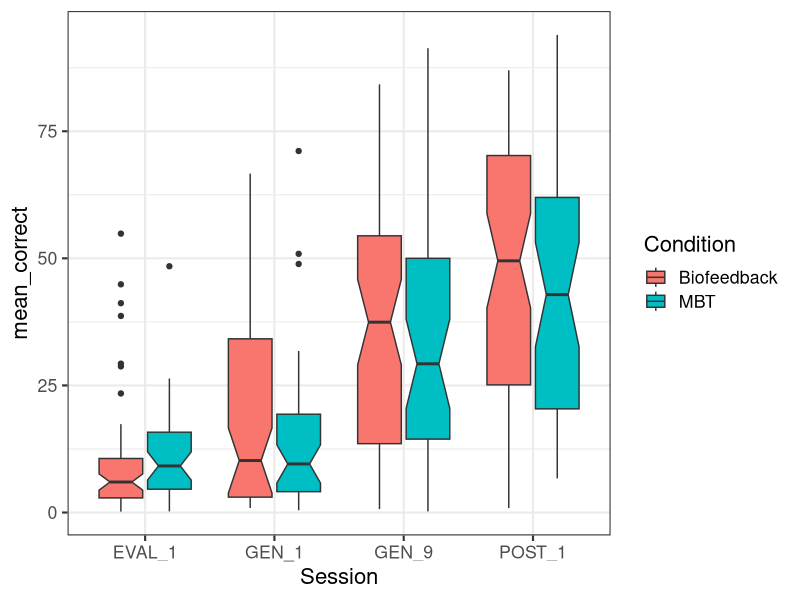
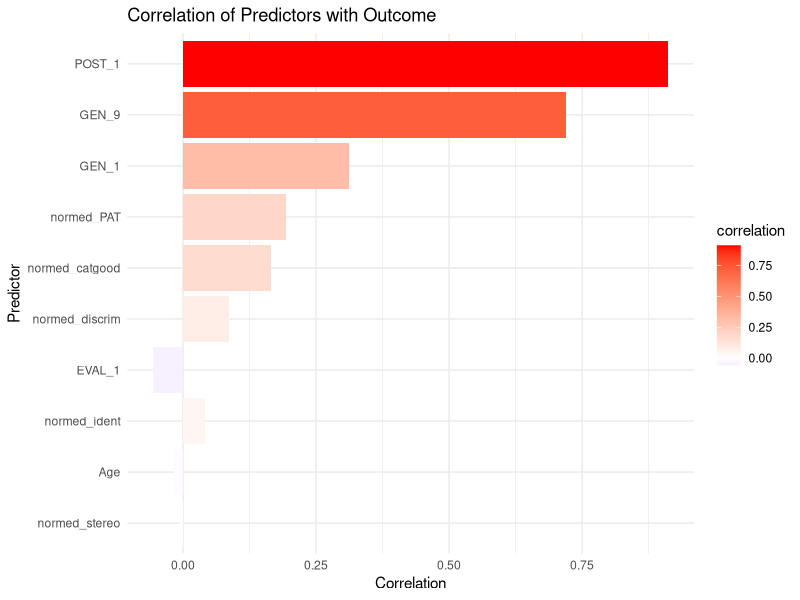
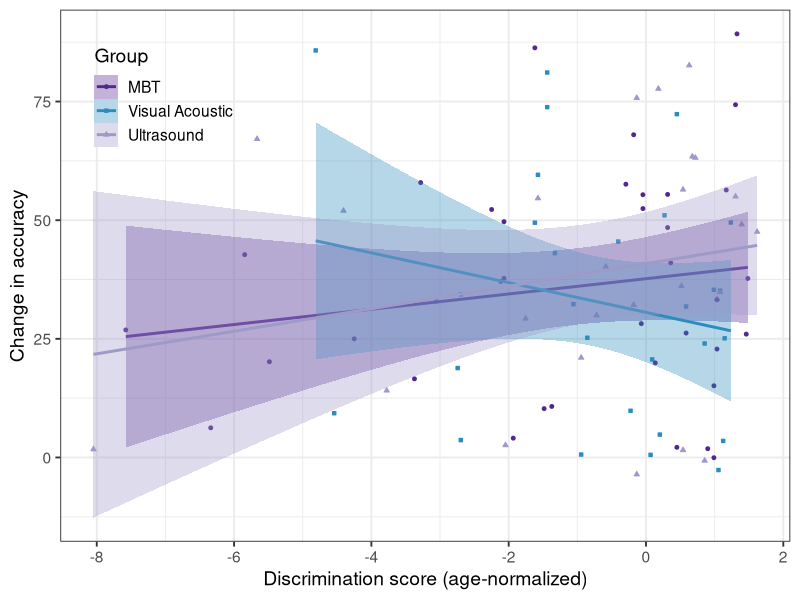
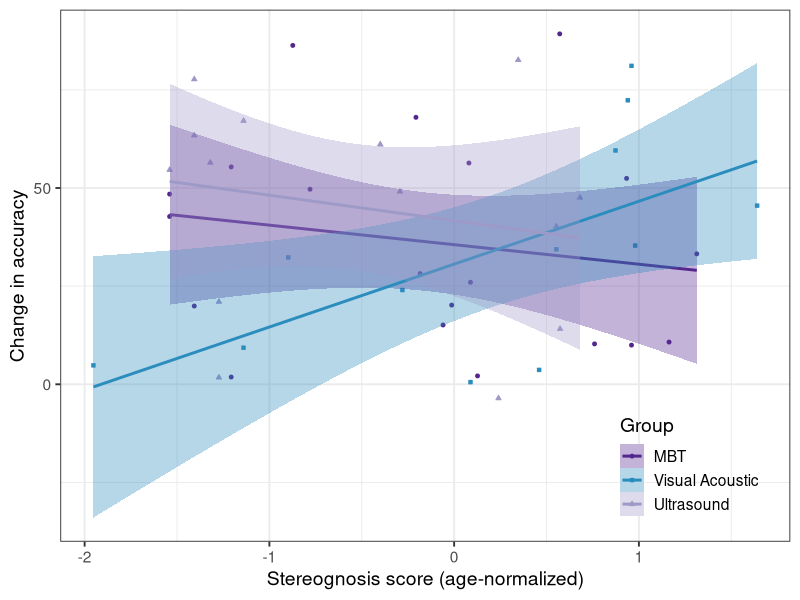

Source code (R) for these figures, in order:
## ---- chunk 1
knitr::opts_chunk$set(include=TRUE, cache=TRUE, echo=FALSE, message=FALSE, warning=FALSE)
options(scipen = 999)
options(digits = 3)
## ---- chunk 2
########################################
#RUN THIS WITH CAUTION
########################################
rm(list=ls())
## ---- chunk 3
########################################
#LOAD PACKAGES
########################################
library("tidyverse")
library("ggpubr")
library("broom")
library("GGally")
library("flextable")

theme_set(theme_bw(base_size = 16))

#Create snapshot of package environment
# renv::init()
# renv::activate()
# renv::snapshot()
## ---- chunk 4
#Formats a model coefficient as "beta = X.XX, SE = X.XX, p = X.XXX" for inline
#reporting in the text below. beta/SE are rounded to 2 digits and p to 3
#digits, matching the precision used throughout the manuscript.
coef_str <- function(mod, term, digits = 2) {
  x <- broom::tidy(mod)
  r <- x[x$term == term, ]
  if (nrow(r) != 1) {
    stop("coef_str: term '", term, "' matched ", nrow(r), " rows (expected 1). Check spelling/factor levels.")
  }
  p_txt <- ifelse(r$p.value < .001, "< .001",
                  paste0("= ", format(round(r$p.value, 3), nsmall = 2)))
  paste0(
    "β = ", round(r$estimate, digits),
    ", SE = ", round(r$std.error, digits),
    ", *p* ", p_txt
  )
}
## ---- chunk 5
#Read in sensory data, cleaned for outliers
#Generated in CRESULTS_MOSAIC_sensory_wrangling.Rmd
#Variables starting with "new" have been standardized relative to the reference sample of typically developing children (age-binned z-scores)
#However, still need to reverse-code scores where a larger value represents worse performance, which is done here
sensorydata <- read.csv("RSSD_normed_sensory.csv") %>%
  dplyr::select(Subject = Study_ID, Age, Sex, normed_ident = newident,
                normed_discrim = newdiscrim,
                normed_catgood = newcatgood, normed_stereo = newstereo,
                normed_PAT = newPAT)

#Identification, discrimination, and stereognosis are reverse-coded here so
#that higher values uniformly reflect better performance across all five
#measures (category goodness and articulatory awareness already run in that
#direction and are left as-is)
sensorydata$normed_ident <- -1*sensorydata$normed_ident
sensorydata$normed_discrim <- -1*sensorydata$normed_discrim
sensorydata$normed_stereo <- -1*sensorydata$normed_stereo

#Read in summary outcome data (word probes)
#Generated in RCT_secondary_outcome_dosage.Rmd
outcomesdata <- read.csv("RCT_subjlevel_data.csv")

#Look at change over time
wide_data <- pivot_wider(outcomesdata,
                         id_cols = c(Subject, Condition,
                                     Randomization_Group,
                                     Baseline_Accuracy_Group),
                         names_from = Session,
                         values_from = mean_correct) %>%
  dplyr::arrange(Condition)
wide_data$change <- wide_data$POST_1 - wide_data$EVAL_1

#The sensory dataframe includes participants who did not complete the study;
#they are dropped in this merge
mydata <- left_join(wide_data, sensorydata, by = "Subject")

#Sanity check: accuracy by session and treatment condition
p1 <- ggplot(outcomesdata, aes(x = Session, y = mean_correct, fill = Condition))+
  geom_boxplot(notch=TRUE)
p1

#Age, gender breakdown
#na.rm=TRUE guards against a silent NA result if a future data update
#introduces missing Age values (none are present in the current dataset)
mean(mydata$Age, na.rm = TRUE)
sd(mydata$Age, na.rm = TRUE)
table(mydata$Sex)
table(mydata$Randomization_Group)

#Option to subset to biofeedback condition only
#mydata <- mydata[mydata$Randomization_Group!="Traditional",] %>% droplevels()

#Fix data types
mydata <- mydata %>%
  dplyr::mutate(across(where(is.character), as.factor))
## ---- chunk 6
#Select only numeric columns, excluding the Subject ID itself so it doesn't
#show up as a spurious "predictor" in the correlation output below
df_numeric <- mydata %>% select(where(is.numeric)) %>% select(-Subject)

#Examine correlation of each numeric predictor with the outcome (change score)
cor_change <- cor(df_numeric, use = "pairwise.complete.obs")["change", ]
cor_change <- cor_change[names(cor_change) != "change"]

# Convert to tibble
cor_df <- tibble(predictor = names(cor_change), correlation = cor_change) %>%
   dplyr::arrange(desc(abs(correlation)))  # Sort by absolute correlation

# Count missing data
na_normed <- mydata %>%
   dplyr::summarise(across(starts_with("normed_"), ~ sum(is.na(.)))) %>%
  unlist()

# Plot as bar chart
p0 <- ggplot(cor_df, aes(x = reorder(predictor, abs(correlation)), y = correlation, fill = correlation)) +
  geom_col() +
  coord_flip() +
  scale_fill_gradient2(low = "blue", mid = "white", high = "red") +
  labs(title = "Correlation of Predictors with Outcome",
       x = "Predictor", y = "Correlation") +
  theme_minimal()
p0

#Strongest somatosensory predictor is PAT; strongest auditory predictor is catgood
#(Note: this simple bivariate screen is exploratory only. The interaction
#models below retain all five sensory measures regardless of this ranking,
#per the independence rationale checked next.)
corA <- cor.test(mydata$change, mydata$normed_catgood)
corS <- cor.test(mydata$change, mydata$normed_PAT)

#Examine correlations between sensory values, to check whether it's
#reasonable to model the measures within each domain separately rather than
#pooling/averaging them
df_sensory <- mydata %>% select(starts_with("normed"))
cor_sensory <- round(cor(df_sensory, use = "pairwise.complete.obs"), digits = 2)
#Strongest positive pairwise correlation in the matrix (discrimination x identification)
cormax <- cor.test(mydata$normed_discrim, mydata$normed_ident)
#Strongest negative pairwise correlation in the matrix (category goodness x stereognosis)
corneg <- cor.test(mydata$normed_catgood, mydata$normed_stereo)
#ggpairs(df_sensory)
## ---- chunk 7
#Export the pairwise correlation matrix as Supplementary Table B
measure_labels <- c(normed_ident = "Identification", normed_discrim = "Discrimination",
                     normed_catgood = "Category Goodness", normed_stereo = "Stereognosis",
                     normed_PAT = "Articulatory Awareness")
vars <- names(measure_labels)

cor_sensory <- cor(df_sensory[vars], use = "pairwise.complete.obs")
p_sensory <- sapply(vars, function(a) sapply(vars, function(b)
  if (a == b) NA else cor.test(df_sensory[[a]], df_sensory[[b]])$p.value))

#Format each cell as "r.rr*" (p < .05) or "r.rr"; diagonal as an em dash
cor_display <- ifelse(row(cor_sensory) == col(cor_sensory), "\u2014",
                       paste0(formatC(cor_sensory, format = "f", digits = 2),
                              ifelse(p_sensory < .05, "*", "")))
dimnames(cor_display) <- list(measure_labels[vars], measure_labels[vars])

cor_table_B <- as.data.frame(cor_display) %>% tibble::rownames_to_column("Measure")

ft_corr <- flextable(cor_table_B)
ft_corr <- add_header_row(ft_corr, values = "Pairwise correlations among sensory measures (* p < .05)", colwidths = ncol(cor_table_B))
ft_corr <- autofit(ft_corr)
save_as_docx(ft_corr, path = "Supplement_Table_B.docx")
## ---- chunk 8
#Correlations (above) indicate that the sensory measures within each domain
#are only weakly correlated with one another, suggesting each captures a partially
#independent facet of that domain. This is why the models below retain the
#individual auditory and somatosensory measures rather than pooling/averaging
#across them.

#Treatment condition interaction with auditory acuity
mydata$Randomization_Group <- relevel(mydata$Randomization_Group, ref = "Ultrasound")
modA <- lm(change ~ Randomization_Group * (normed_catgood + normed_discrim + normed_ident), data = mydata)
#Alternative model with control for baseline accuracy
altmodA <- lm(POST_1 ~ Randomization_Group * (normed_catgood + normed_discrim + normed_ident) + EVAL_1, data = mydata)
#summary(modA)
#summary(altmodA)

#Relevel to inspect traditional MBT and VAB
#Including alternative models with control for baseline accuracy
mydata$Randomization_Group <- relevel(mydata$Randomization_Group, ref = "Traditional")
modArelT <- lm(change ~ Randomization_Group * (normed_catgood + normed_discrim + normed_ident), data = mydata)
altmodArelT <- lm(POST_1 ~ Randomization_Group * (normed_catgood + normed_discrim + normed_ident) + EVAL_1, data = mydata)
mydata$Randomization_Group <- relevel(mydata$Randomization_Group, ref = "Visual Acoustic")
modArelV <- lm(change ~ Randomization_Group * (normed_catgood + normed_discrim + normed_ident), data = mydata)
altmodArelV <- lm(POST_1 ~ Randomization_Group * (normed_catgood + normed_discrim + normed_ident) + EVAL_1, data = mydata)

#Biofeedback interaction with somatosensory acuity
mydata$Randomization_Group <- relevel(mydata$Randomization_Group, ref = "Ultrasound")
modS <- lm(change ~ Randomization_Group * (normed_PAT + normed_stereo), data = mydata)
#Alternative model with control for baseline accuracy
altmodS <- lm(POST_1 ~ Randomization_Group * (normed_PAT + normed_stereo) + EVAL_1, data = mydata)
#summary(modS)
#summary(altmodS)

#Relevel to inspect traditional MBT and VAB
#Including alternative models with control for baseline accuracy
mydata$Randomization_Group <- relevel(mydata$Randomization_Group, ref = "Traditional")
modSrelT <- lm(change ~ Randomization_Group * (normed_PAT + normed_stereo), data = mydata)
altmodSrelT <- lm(POST_1 ~ Randomization_Group * (normed_PAT + normed_stereo) + EVAL_1, data = mydata)
mydata$Randomization_Group <- relevel(mydata$Randomization_Group, ref = "Visual Acoustic")
modSrelV <- lm(change ~ Randomization_Group * (normed_PAT + normed_stereo), data = mydata)
altmodSrelV <- lm(POST_1 ~ Randomization_Group * (normed_PAT + normed_stereo) + EVAL_1, data = mydata)

#Per-arm n's for the somatosensory complete-case subsample — related to 
#balance-across-arms caveat noted in the Discussion/abstract
mydata_stereo_cc <- mydata %>%
  filter(!is.na(normed_stereo))
table(mydata_stereo_cc$Randomization_Group)
## ---- chunk 9
#Generate supplementary document reporting full results of regressions

models <- list(
  "Auditory, ref = Ultrasound" = modA,
  "Auditory, ref = MBT" = modArelT,
  "Auditory, ref = Visual-Acoustic" = modArelV,
  "Somatosensory, ref = Ultrasound" = modS,
  "Somatosensory, ref = MBT" = modSrelT,
  "Somatosensory, ref = Visual-Acoustic" = modSrelV,
  "Auditory controlling for baseline, ref = Ultrasound" = altmodA,
  "Auditory controlling for baseline, ref = MBT" = altmodArelT,
  "Auditory controlling for baseline, ref = Visual-Acoustic" = altmodArelV,
  "Somatosensory controlling for baseline, ref = Ultrasound" = altmodS,
  "Somatosensory controlling for baseline, ref = MBT" = altmodSrelT,
  "Somatosensory controlling for baseline, ref = Visual-Acoustic" = altmodSrelV
)


tables <- lapply(names(models), function(nm) {
  df <- broom::tidy(models[[nm]]) |>
    mutate(
      estimate  = formatC(estimate, format = "f", digits = 2),
      std.error = formatC(std.error, format = "f", digits = 2),
      statistic = formatC(statistic, format = "f", digits = 2),
      p.value   = formatC(p.value, format = "f", digits = 3)
    )
  ft <- flextable(df)
  ft <- add_header_row(ft, values = nm, colwidths = ncol(df))
  ft <- autofit(ft)
  ft
})
names(tables) <- names(models)

do.call(save_as_docx, c(tables, path = "Supplement_Model_Results.docx"))
## ---- chunk 10
#With discrim

mydata$Randomization_Group <- factor(
  mydata$Randomization_Group,
  levels = c("Traditional", "Visual Acoustic", "Ultrasound"),
  labels = c("MBT", "Visual Acoustic", "Ultrasound")
)


#Define palettes
pal <- c("#54278F", "#2B8CBE", "#9E9AC8")
shape_pal <- c(21, 22, 24)

pAd <- ggplot(
  mydata,
  aes(
    x = normed_discrim,
    y = change,
    color = Randomization_Group,
    fill  = Randomization_Group,
    shape = Randomization_Group
  )
) +
  geom_point(size = 1) +
  geom_smooth(
    method = "lm",
    se = TRUE,
    alpha = 0.35,      # higher than before
    linewidth = 1
  ) +
  scale_color_manual(values = pal) +
  scale_fill_manual(values  = pal) +
  scale_shape_manual(values = shape_pal) +
  theme_bw(base_size = 14) +
  ylab("Change in accuracy") +
  xlab("Discrimination score (age-normalized)") +
  labs(color = "Group", fill = "Group", shape = "Group") +
  theme(
    legend.position = c(.25, .95),
    legend.justification = c("right", "top"),   # was "bottom"
    legend.background = element_rect(fill = "transparent", color = NA)
  )

pAd
## ---- chunk 11
#With stereognosis

pSs <- ggplot(
  mydata,
  aes(
    x = normed_stereo,
    y = change,
    color = Randomization_Group,
    fill  = Randomization_Group,
    shape = Randomization_Group
  )
) +
  geom_point(size = 1) +
  geom_smooth(
    method = "lm",
    se = TRUE,
    alpha = 0.35,
    linewidth = 1
  ) +
  scale_color_manual(values = pal) +
  scale_fill_manual(values  = pal) +
  scale_shape_manual(values = shape_pal) +
  ylab("Change in accuracy") +
  xlab("Stereognosis score (age-normalized)") +
  theme_bw(base_size = 14) +
  labs(color = "Group", fill = "Group", shape = "Group") +
  theme(
    legend.position = c(0.97, 0.03),  # bottom right
    legend.justification = c("right", "bottom"),
    legend.background = element_rect(fill = "transparent", color = NA)
  )

pSs
## ---- chunk 12
# ---- Export Figures 2 and 3 at 300 DPI, landscape, for JSLHR submission ----
ggsave("Figure2_discrimination.tiff", pAd, device = "tiff", width = 8, height = 5,
       units = "in", dpi = 300, compression = "lzw")
ggsave("Figure3_stereognosis.tiff", pSs, device = "tiff", width = 8, height = 5,
       units = "in", dpi = 300, compression = "lzw")
